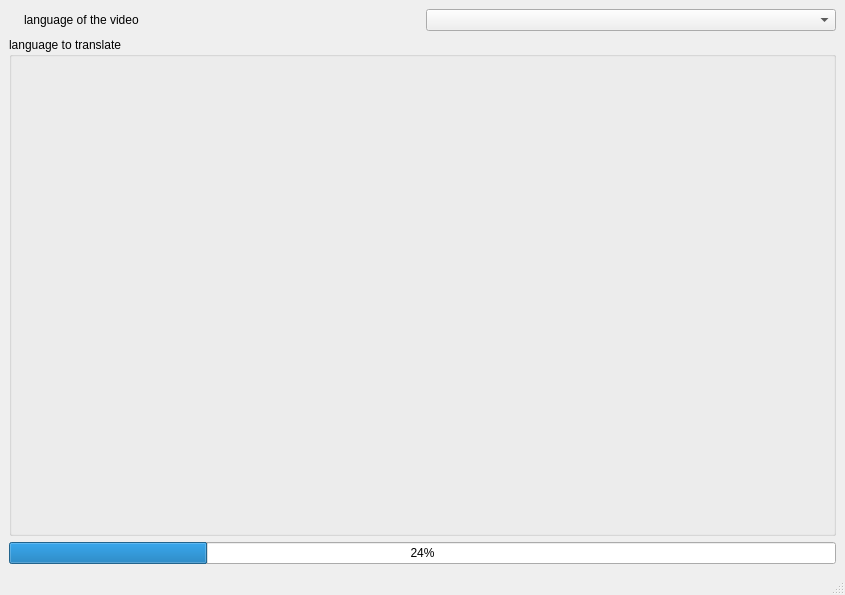
<?xml version="1.0" encoding="UTF-8"?>
<ui version="4.0">
 <class>MainWindow</class>
 <widget class="QMainWindow" name="MainWindow">
  <property name="geometry">
   <rect>
    <x>0</x>
    <y>0</y>
    <width>845</width>
    <height>595</height>
   </rect>
  </property>
  <property name="windowTitle">
   <string>ATranslator</string>
  </property>
  <property name="autoFillBackground">
   <bool>false</bool>
  </property>
  <widget class="QWidget" name="centralwidget">
   <property name="sizePolicy">
    <sizepolicy hsizetype="Maximum" vsizetype="Maximum">
     <horstretch>0</horstretch>
     <verstretch>0</verstretch>
    </sizepolicy>
   </property>
   <property name="maximumSize">
    <size>
     <width>854</width>
     <height>16777215</height>
    </size>
   </property>
   <layout class="QHBoxLayout" name="horizontalLayout_2">
    <item>
     <layout class="QVBoxLayout" name="mainBox">
      <item>
       <layout class="QHBoxLayout" name="horizontalLayout">
        <item>
         <layout class="QVBoxLayout" name="settingsBox">
          <item>
           <layout class="QHBoxLayout" name="horizontalLayout_3">
            <item>
             <widget class="QLabel" name="label">
              <property name="text">
               <string>language of the video</string>
              </property>
              <property name="indent">
               <number>15</number>
              </property>
             </widget>
            </item>
            <item>
             <widget class="QComboBox" name="languageOfTheVideo"/>
            </item>
           </layout>
          </item>
          <item>
           <layout class="QVBoxLayout" name="translate">
            <item>
             <widget class="QGroupBox" name="languageToTranslate">
              <property name="title">
               <string>language to translate</string>
              </property>
             </widget>
            </item>
           </layout>
          </item>
         </layout>
        </item>
        <item>
         <layout class="QVBoxLayout" name="videolayout">
          <item>
           <layout class="QHBoxLayout" name="videoPlayer"/>
          </item>
          <item>
           <layout class="QHBoxLayout" name="playerBar"/>
          </item>
         </layout>
        </item>
       </layout>
      </item>
      <item>
       <widget class="QProgressBar" name="progressBar">
        <property name="value">
         <number>24</number>
        </property>
       </widget>
      </item>
     </layout>
    </item>
   </layout>
  </widget>
  <widget class="QMenuBar" name="menubar">
   <property name="geometry">
    <rect>
     <x>0</x>
     <y>0</y>
     <width>845</width>
     <height>21</height>
    </rect>
   </property>
  </widget>
  <widget class="QStatusBar" name="statusbar"/>
 </widget>
 <resources/>
 <connections/>
</ui>
